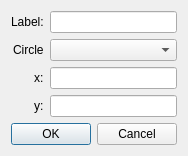
<?xml version="1.0" encoding="UTF-8"?>
<ui version="4.0">
 <class>AddPointOnCircle</class>
 <widget class="QDialog" name="AddPointOnCircle">
  <property name="geometry">
   <rect>
    <x>0</x>
    <y>0</y>
    <width>182</width>
    <height>151</height>
   </rect>
  </property>
  <property name="windowTitle">
   <string>Dialog</string>
  </property>
  <layout class="QVBoxLayout" name="verticalLayout">
   <item>
    <layout class="QFormLayout" name="formLayout">
     <property name="labelAlignment">
      <set>Qt::AlignRight|Qt::AlignTrailing|Qt::AlignVCenter</set>
     </property>
     <item row="0" column="0">
      <widget class="QLabel" name="labelLabel">
       <property name="text">
        <string>Label:</string>
       </property>
      </widget>
     </item>
     <item row="0" column="1">
      <widget class="QLineEdit" name="labelLineEdit"/>
     </item>
     <item row="1" column="0">
      <widget class="QLabel" name="circleLabel">
       <property name="text">
        <string>Circle</string>
       </property>
      </widget>
     </item>
     <item row="1" column="1">
      <widget class="QComboBox" name="circleComboBox"/>
     </item>
     <item row="2" column="0">
      <widget class="QLabel" name="xLabel">
       <property name="text">
        <string>x:</string>
       </property>
      </widget>
     </item>
     <item row="2" column="1">
      <widget class="QLineEdit" name="xLineEdit"/>
     </item>
     <item row="3" column="0">
      <widget class="QLabel" name="yLabel">
       <property name="text">
        <string>y:</string>
       </property>
      </widget>
     </item>
     <item row="3" column="1">
      <widget class="QLineEdit" name="yLineEdit"/>
     </item>
    </layout>
   </item>
   <item>
    <widget class="QDialogButtonBox" name="buttonBox">
     <property name="orientation">
      <enum>Qt::Horizontal</enum>
     </property>
     <property name="standardButtons">
      <set>QDialogButtonBox::Cancel|QDialogButtonBox::Ok</set>
     </property>
    </widget>
   </item>
  </layout>
 </widget>
 <resources/>
 <connections>
  <connection>
   <sender>buttonBox</sender>
   <signal>accepted()</signal>
   <receiver>AddPointOnCircle</receiver>
   <slot>accept()</slot>
   <hints>
    <hint type="sourcelabel">
     <x>248</x>
     <y>254</y>
    </hint>
    <hint type="destinationlabel">
     <x>157</x>
     <y>274</y>
    </hint>
   </hints>
  </connection>
  <connection>
   <sender>buttonBox</sender>
   <signal>rejected()</signal>
   <receiver>AddPointOnCircle</receiver>
   <slot>reject()</slot>
   <hints>
    <hint type="sourcelabel">
     <x>316</x>
     <y>260</y>
    </hint>
    <hint type="destinationlabel">
     <x>286</x>
     <y>274</y>
    </hint>
   </hints>
  </connection>
 </connections>
</ui>
